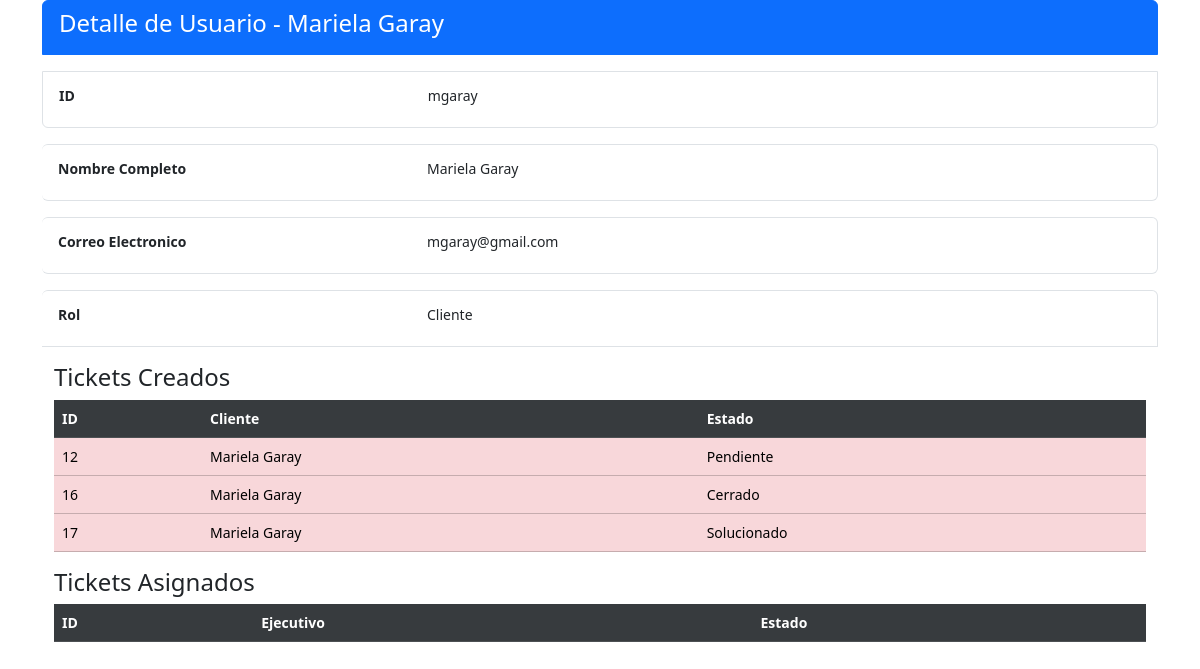
The page /home/1/detalle_usuario on the database its author committed.
### core/models.py (models this page shows, shortened)
class Profile(models.Model):
    user = models.OneToOneField(User, on_delete=models.CASCADE)
    nombre = models.CharField(max_length=255, blank=True, null=True)
    apellido = models.CharField(max_length=255, null=True, blank=True)
    email = models.EmailField(unique=True, blank=True)
    group = models.ForeignKey(Group, on_delete=models.CASCADE, verbose_name='Rol', default=2, null=True)
    is_active = models.BooleanField(default=True, null=True)
    location = models.CharField(max_length=30, blank=True, null=True)

class Ticket(models.Model):
    fecha_creacion = models.DateTimeField(auto_now_add=True)
    cliente = models.ForeignKey("Profile", on_delete=models.CASCADE, related_name='tickets_creados')
    ejecutivo = models.ForeignKey("Profile", on_delete=models.CASCADE, related_name='tickets_asignados')
    area = models.ForeignKey("Area", on_delete=models.CASCADE, verbose_name="Area", default = 'Ejecutivo Telefonico')
    tipo = models.ForeignKey("Tipo", on_delete=models.CASCADE, verbose_name="Tipo",default='Solicitud')
    criticidad = models.ForeignKey("Criticidad", on_delete=models.CASCADE, verbose_name="Criticidad",default='Media')
    estado = models.ForeignKey("Estado", on_delete=models.CASCADE, verbose_name="Estado", default=1)
    descripcion = models.TextField()
    observaciones = models.TextField(blank=True)
    user = models.ForeignKey(User,on_delete=models.CASCADE, verbose_name='Usuario', null=True)

class Estado(models.Model):
    estado_ticket = models.CharField(max_length=55, blank=False)
    def __str__(self):
        return self.estado_ticket

### core/views.py (the view)
# urls.py: path('<int:id>/detalle_usuario', vista_detalle_usuario, name='detalle_usuario'),
def vista_detalle_usuario(request, id):
    profile = get_object_or_404(Profile, id=id)
    return render(request, 'core/usuarios/detalle_usuario.html', {'profile': profile})

### core/templates/core/usuarios/detalle_usuario.html (shortened to what this page needs)
<!DOCTYPE html>
<html lang="es">
<head>
    <link href="https://cdn.jsdelivr.net/npm/bootstrap@5.3.3/dist/css/bootstrap.min.css" rel="stylesheet">
</head>
<body>
    <div class="container-sm">
        <ul class="list-group list-group ">
            <li class="list-group-item list-group-flush active alert"><h4>Detalle de Usuario  - {{ profile.nombre }} {{ profile.apellido }}</h4></li>
            <list-group class="list-group-horizontal-sm">
                <li class="list-group-item alert">
                    <div class="mb-2 row">
                        <label
                            for="ID"
                            class="col-4 col-form-label-sm"><strong>ID</strong></label>
                        <label
                        for="ID"
                        class="col-8 col-form-label-sm">{{ profile.user }}</label>
                    </div>
                </li>
                <li class="list-group-item alert">
                    <div class="mb-2 row">
                        <label
                        for="rol"
                        class="col-4 col-form-label-sm"
                        ><strong>Nombre Completo</strong></label>
                    <label
                    for="Nombre"
                    class="col-8 col-form-label-sm">{{ profile.nombre }} {{ profile.apellido }}</label>
                    </div>
                </li>
                <li class="list-group-item alert">
                    <div class="mb-2 row">
                        <label
                        for="rol"
                        class="col-4 col-form-label-sm"
                        ><strong>Correo Electronico</strong></label>
                    <label
                        for="email"
                        class="col-8 col-form-label-sm">{{ profile.email }}</label>
                    </div>
                </li>
                <li class="list-group-item alert">
                    <div class="mb-2 row">
                        <label
                        for="rol"
                        class="col-4 col-form-label-sm"
                        ><strong>Rol</strong></label>
                    <label
                        for="rol"
                        class="col-8 col-form-label-sm">{{ profile.group }}</label>
                    </div>
                </li>
            </list-group>
        </ul>
    </div>
    <div class="container-sm">
        <div class="container-sm">
            <h4>Tickets Creados</h4>
            <table
            class="table table-centered-sm table-danger table-hover"
            >
                <thead class="thead-light table-active table-dark small">
                    <tr>
                        <th>ID</th>
                        <th>Cliente</th>
                        <th>Estado</th>
                    </tr>
                </thead>
                <tbody class="small">
                    {% for ticket in profile.tickets_creados.all %}
                    <tr>
                        <td>{{ ticket.id }}</td>
                        <td>{{ ticket.cliente.nombre }} {{ ticket.cliente.apellido }}</td>
                        <td>{{ ticket.estado }}</td>
                    </tr>
                    {% endfor %}
                </tbody>
            </table>
        </div>
        <div class="container-sm">
            <h4>Tickets Asignados</h4>
            <table
            class="table table-centered table-success table-hover"
            >
                <thead class="thead-light table-active table-dark small">
                    <tr>
                        <th>ID</th>
                        <th>Ejecutivo</th>
                        <th>Estado</th>
                    </tr>
                </thead>
            </table>
        </div>
    </div>
</body>
</html>

### rows shown on the page
Profile: nombre "Mariela", apellido "Garay", user "mgaray", email "mgaray@gmail.com", group "Cliente"
Ticket: id "12", cliente.nombre "Mariela", cliente.apellido "Garay", estado "Pendiente"
Ticket: id "16", cliente.nombre "Mariela", cliente.apellido "Garay", estado "Cerrado"
Ticket: id "17", cliente.nombre "Mariela", cliente.apellido "Garay", estado "Solucionado"
